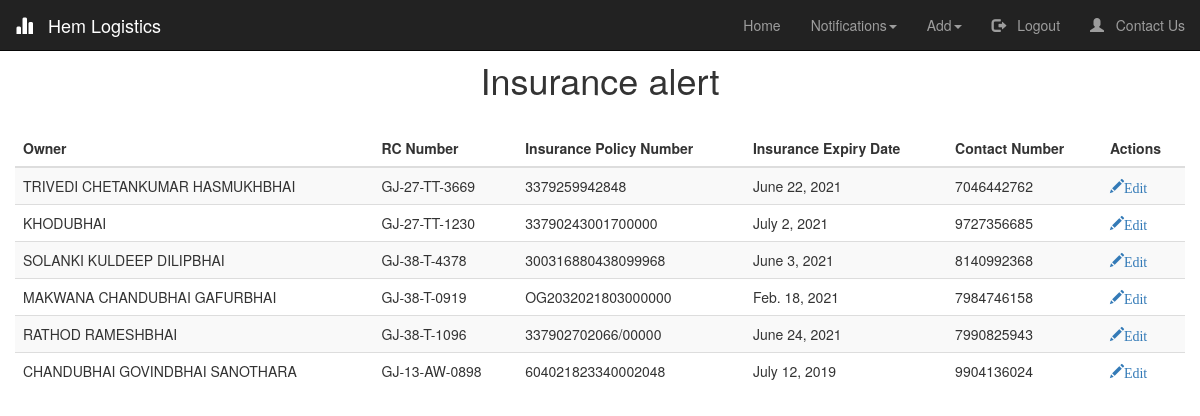
Before: /Insurance_Notifications/ (signed in) with the older database file.
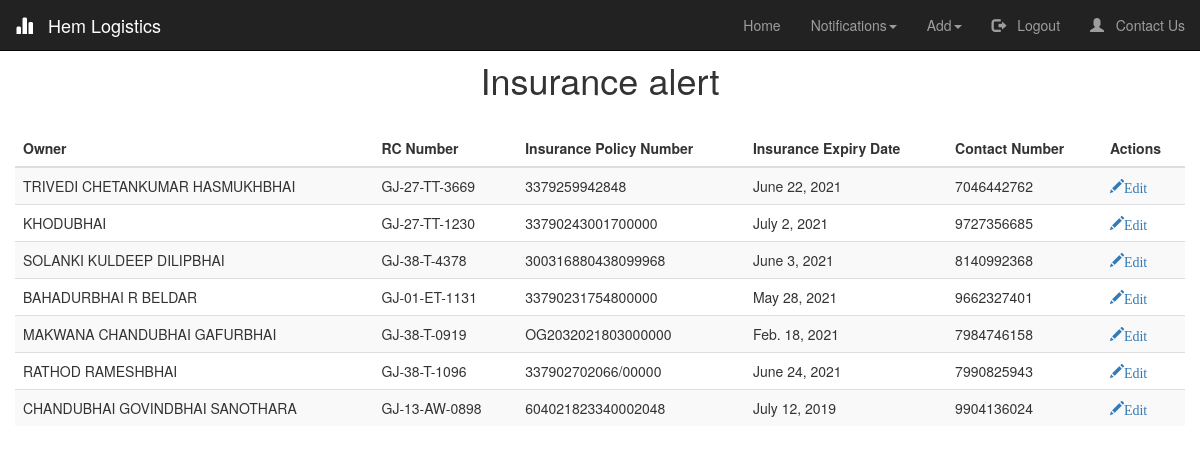
After: the same page with the newer database file.
### logistics/models.py (models this page shows, shortened)
class Vehicle(models.Model):
    Owner  = models.CharField(max_length=50, verbose_name="Owner's Name")
    RC_number = models.CharField(unique =True, verbose_name="RC Number", max_length=13, validators=[MinLengthValidator(12,message = "Invalid RC Number"), RegexValidator('([A-Z]{2})+-([0-9]{1})+-[A-Z]+-[0-9]{4}',message = "Use proper formatting")])
    PAN_number = models.CharField(verbose_name="PAN Number", max_length=10, validators=[MinLengthValidator(10,message = "Invalid PAN Number")])
    Type = models.CharField(verbose_name="Type of Vehicle", choices=TYPE_CHOICES, max_length=10)
    Other = models.CharField(blank = True,verbose_name='',max_length=10)
    Insurance_policy_number = models.CharField(max_length=25)
    PUC_expiry_date = models.DateField()
    Insurance_expiry_date = models.DateField(validators=[date_validate])#,input_formats = ['%d/%m/%Y'])
    Safety_equipments = models.BooleanField(default=False)
    GPS = models.BooleanField(default=False)
    Contact_number = models.CharField(max_length=10,validators=[MinLengthValidator(10,message = "Invalid Contact Number"),RegexValidator('([0-9]{10})',message="Should be numeric values only")])
    Notifications = models.BooleanField(verbose_name="Notifications Needed", default=True)
    Insurance_expired = models.BooleanField(default=False)
    PUC_expired = models.BooleanField(default=False)
    Available = models.BooleanField(default=True)
    Balance = models.IntegerField(default=0)
    def save(self, *args, **kwargs):
        if(self.Other):
            self.Other = self.Other.upper()
        self.Owner = self.Owner.upper()
        super(Vehicle, self).save(*args, **kwargs)

### logistics/views.py (the view)
# urls.py: path('Insurance_Notifications/', logistics_view.insurance_notifications, name ='Insurance_Notifications'),
@login_required(login_url='/login')
def insurance_notifications(request):
	check_expiry_insurance()
	insurance = Vehicle.objects.filter(Insurance_expired=True)
	return render(request,'insurance_notifications.html',{'title':'Insurance', 'insurance':insurance})

### logistics/helper_functions.py (called while the page is built)
def check_expiry_insurance():
    vehicles = Vehicle.objects.all()
    for vehicle in vehicles:
        if(vehicle.Notifications):
            if (vehicle.Insurance_expiry_date - now().date())<timedelta(days=15):
                vehicle.Insurance_expired=True
        else:
            vehicle.Insurance_expired=False
        vehicle.save()

### logistics/templates/insurance_notifications.html (shortened to what this page needs)
{% extends "index.html" %}
{% load crispy_forms_tags %}
{% block start %}
<link rel="stylesheet" type="text/css" href="https://cdn.datatables.net/1.10.24/css/jquery.dataTables.css">
<h1 style="text-align: center; padding-top: 20px;"> Insurance alert</h1>
<table id = "insurance_table" class="table table-striped">
    <thead class="thead-dark">
    <tr>
        <th >Owner</th>
        <th>RC Number</th>
        <th>Insurance Policy Number</th>
        <th>Insurance Expiry Date</th>
        <th>Contact Number</th>
        {% if user.is_authenticated %}
        <th>Actions</th>
        {% endif %}
    </tr>
    </thead>
    <tbody>
{% for x in insurance %}
    <tr>
        <td>{{ x.Owner }}</td>
        <td id="{{ x.id }}">{{ x.RC_number }}</td>
        <td>{{ x.Insurance_policy_number }}</td>
        <td>{{ x.Insurance_expiry_date }}</td>
        <td>{{ x.Contact_number }}</td>
        {% if user.is_authenticated %}
        <td>
            <a href="/edit_vehicle/{{ x.id }}"><span class="glyphicon glyphicon-pencil" >Edit</span></a>
        </td>
        {% endif %}
    </tr>
{% endfor %}
    </tbody>
</table>
{% endblock start %}

### logistics/templates/index.html (shortened to what this page needs)
{% load static %}
{% load crispy_forms_tags %}
<!DOCTYPE html>
<html lang="en">
<head>
  <link rel="stylesheet" href="https://maxcdn.bootstrapcdn.com/bootstrap/3.3.7/css/bootstrap.min.css" />
  <link rel="stylesheet" href="https://cdnjs.cloudflare.com/ajax/libs/font-awesome/4.7.0/css/font-awesome.min.css">
  <link rel="stylesheet" href="https://cdnjs.cloudflare.com/ajax/libs/select2/4.0.13/css/select2.min.css">
  <link rel="stylesheet" type="text/css" href="{% static 'index.css' %}" />
</head>
<body class="container-fluid">
  <header class="row">
    <nav class="navbar navbar-inverse navbar-fixed-top">
      <div class="container-fluid">
        <div class="navbar-header">
          <a class="navbar-brand" class="styleheader" href="/Home"><span class="glyphicon glyphicon-stats"></span> &nbsp; Hem Logistics</a>
        </div>
        <div class="collapse navbar-collapse" id="mainNavBar">
          <ul class="nav navbar-nav navbar-right">
            <li><a href="/Home">Home</a></li>
            {% if user.is_authenticated %}
            <li class="dropdown">
              <a class="dropdown-toggle" data-toggle="dropdown" > Notifications<span class="caret"></span></a>
            </li>
            <li class="dropdown">
              <a class="dropdown-toggle" data-toggle="dropdown" > Add<span class="caret"></span></a>
            </li>
            <li><a href="/logout"><span class="glyphicon glyphicon-log-out"></span> &nbsp; Logout</a></li>
            {% else %}
            <li><a href="/login"><span class="glyphicon glyphicon-log-in"></span> &nbsp; Log in</a></li>
            {% endif %}
            <li><a href="/Contact Us"><span class="glyphicon glyphicon-user"></span> &nbsp; Contact Us</a></li>
          </ul>
        </div>
      </div>
    </nav>
  </header>
  <br />
  {% block start %}{% endblock %}
  <br />
  <br />
</body>
</html>

### logistics/static/index.css (style rules this page uses)
* { margin: auto; position: relative; box-sizing: border-box; }

Changed rows visible on the page:
added Vehicle: Owner "BAHADURBHAI R BELDAR", RC_number "GJ-01-ET-1131", Insurance_policy_number "33790231754800000", Insurance_expiry_date "May 28, 2021", Contact_number "9662327401"
